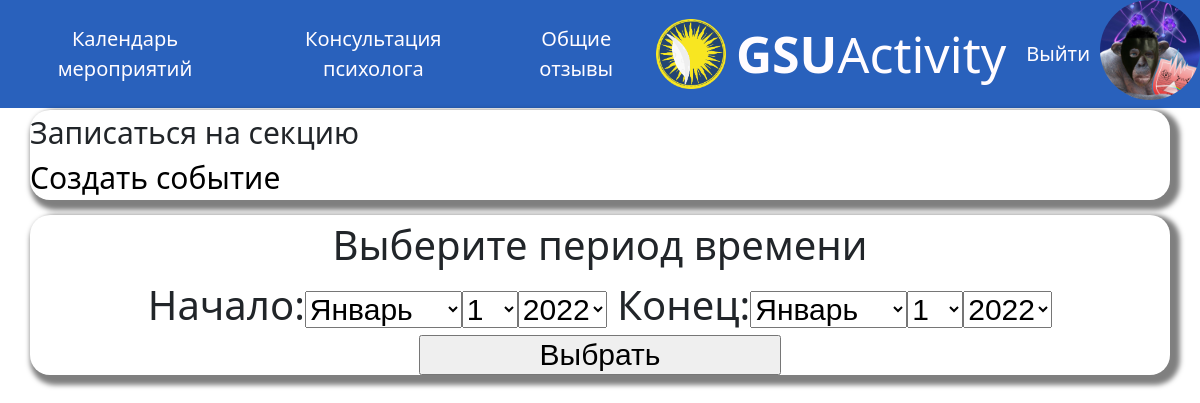
/sport/ (signed in), run on an earlier commit of the app's database.
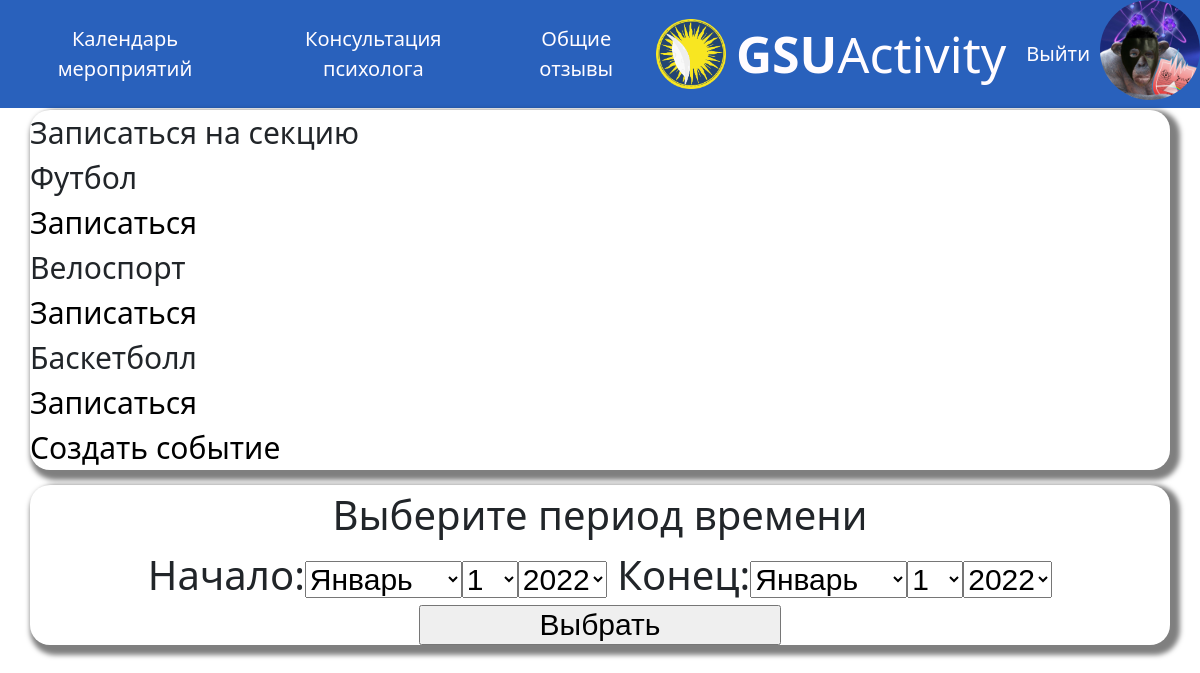
And on a later commit of the database.
### news/models.py (models this page shows)
class Section(models.Model):
    name = models.CharField(max_length=30,verbose_name='Название')
    otobr = models.BooleanField(default=False, db_index=True,verbose_name='Отображение')
    class Meta:
        verbose_name_plural = 'Секции'
        verbose_name = 'Секция'

### news/views.py (the view)
# urls.py: path('sport/', sport, name='sport'),
def sport(request):
	sections = Section.objects.filter(otobr=True)
	weekd=datetime.today().isocalendar()[1]
	posts = Post.objects.filter(eventdate__week=weekd)
	your_zapisi = Post.objects.filter(zapis=request.user.id)
	if request.method == 'POST':
		form = Index(request.POST)
		if form.is_valid():
			nach = form.cleaned_data['Начало']
			con = form.cleaned_data['Конец']
			posts = Post.objects.filter(eventdate__range=(nach,con))
	else:
		form = Index()
	return render(request, 'news/sport.html', {'posts': posts,'your_zapisi':your_zapisi,'sections':sections,'form':form})

### news/forms.py
class Index(forms.Form):
    Начало = forms.DateTimeField(widget=forms.SelectDateWidget)
    Конец = forms.DateTimeField(widget=forms.SelectDateWidget)

### news/templates/news/sport.html (shortened to what this page needs)
{% extends "layout/basic.html" %}
{% block content %}
	<div class="post">
		Записаться на секцию<br>
		{% for section in sections %}
			{{section.name}}<br>
			{% if user.is_authenticated %}
				<a href="{% url 'news:sec' pk=section.pk %}" class="post_link">Записаться</a><br>
			{% endif %}
		{% endfor %}
		{% if user.id == 5 or user.id == 1  %}
		<a href="{% url 'news:add' %}"  class="post_link">Создать событие</a><br>
{% endif %}
	</div>
<div class="calendar">
	Выберите период времени
	<form method="post">
		<div>{{ form }}</div>
		<button type="submit">Выбрать</button>
	</form>
</div>
{% endblock %}

What changed in the data, as far as the page shows it:
added Section: name "Футбол"
added Section: name "Велоспорт"
added Section: name "Баскетболл"
